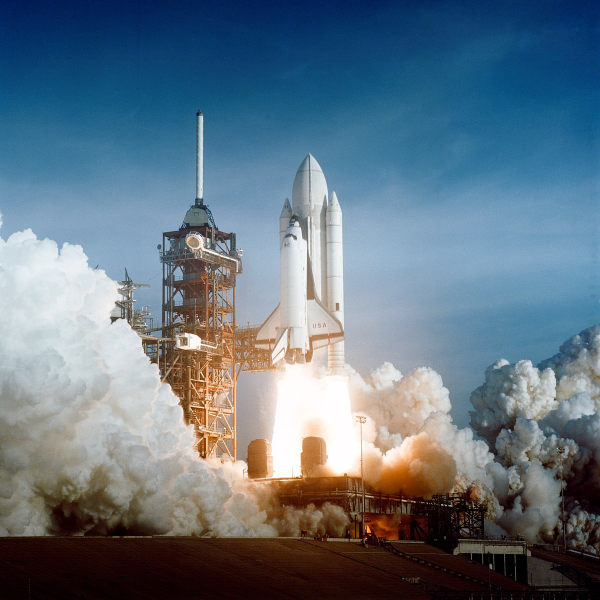
#> input picture image_examples/rocket.jpg, 1200 x 1200 px, found by its file name (shown at 1/2 size)
$ jupyter execute --allow-errors 'TEST WAVLET COMPERESSION.ipynb'   (older library calls are emulated)
#> lines starting #> are read from the running program, lines starting #| are printed output that depends on the picture
# IMAGE COMPRESSION WITH WAVLETS

---------------------

Artash Nath

UTAT Pay-Elec Team

---------------------

[cell 1]
import numpy as np
import mahotas
import cv2
from mahotas.thresholding import soft_threshold
from matplotlib import pyplot as plt
from skimage.io import imread

[cell 2]
im = cv2.resize(imread('rocket.jpg')[:1000, :1000], (500,500) )# Read Sample Image
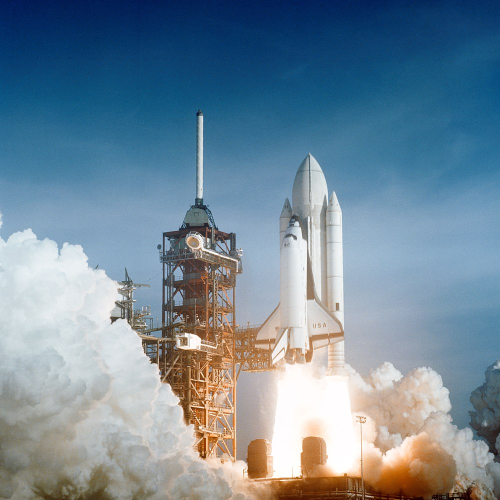
#> im: shape (500, 500, 3); mean R, G, B 115.4, 137, 152.9

plt.imshow(im)

[cell 3]
a,b,c = im[:,:,0], im[:,:,1], im[:,:,2]
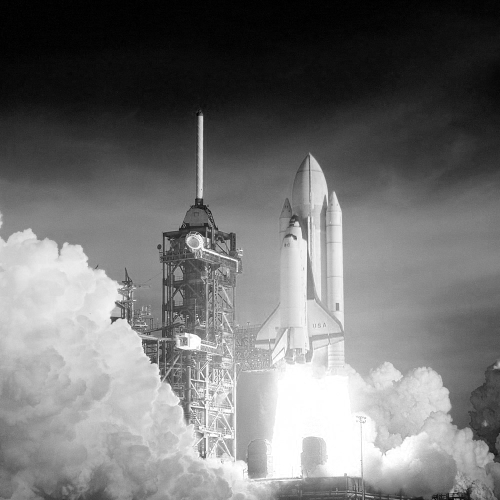
#> a: shape (500, 500); min 0, max 255, mean 115.4
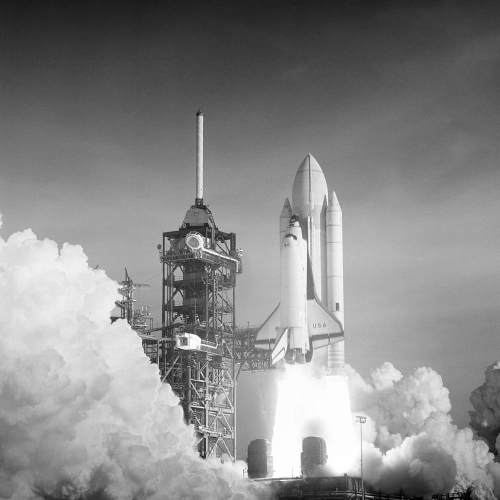
#> b: shape (500, 500); min 0, max 255, mean 137
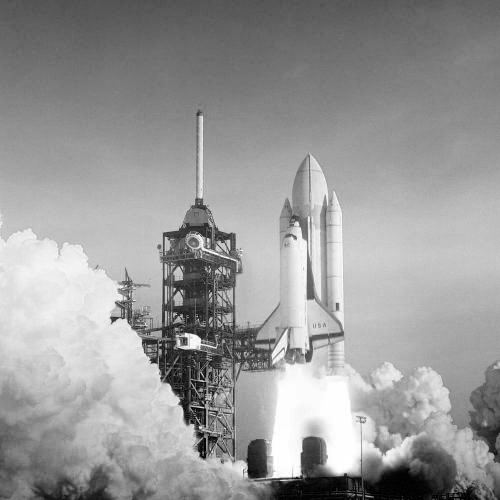
#> c: shape (500, 500); min 0, max 255, mean 152.9

plt.imshow(np.stack([a,b,c], axis = -1))
